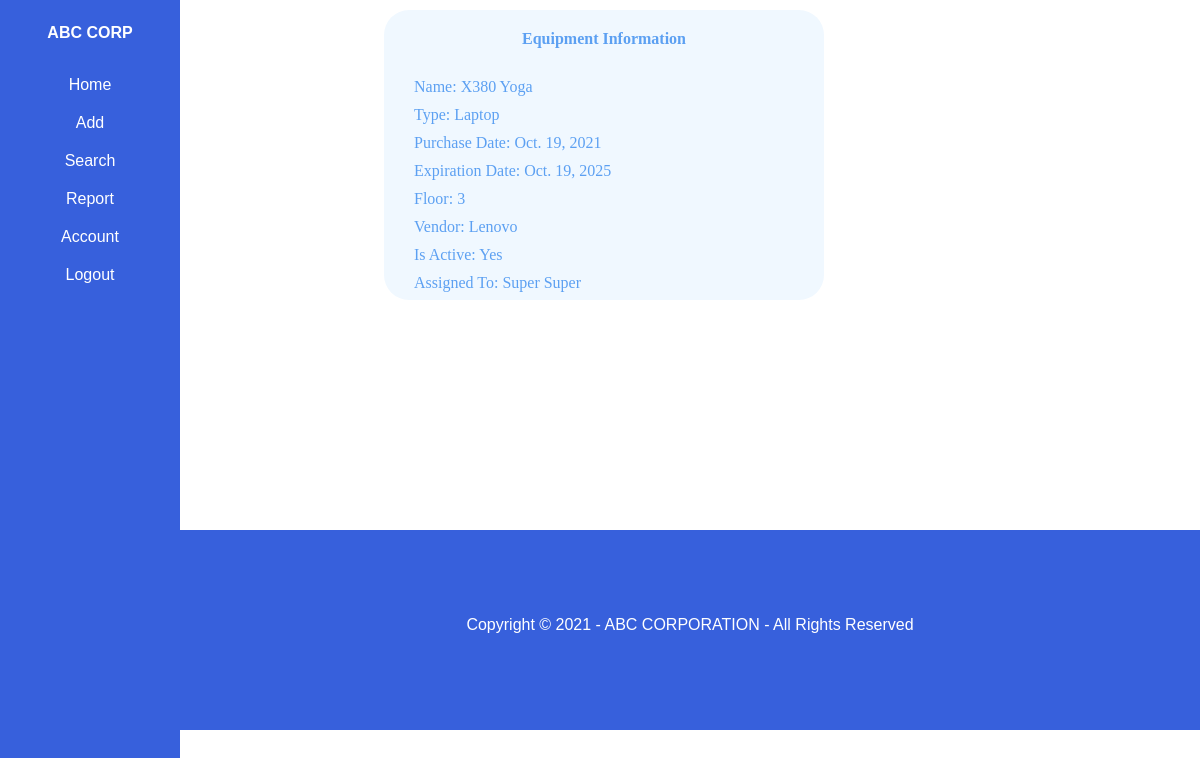
The page /displayEquipment/1 (signed in) on the database its author committed.
### ABC_INVENTORY/models.py (models this page shows, shortened)
class Equipment(models.Model):
    TYPES = (
			('Laptop', 'Laptop'),
			('Desktop', 'Desktop'),
            ('Server', 'Server'),
			('Printer', 'Printer'),
            ('Mobile Device', 'Mobile Device')
			)
    name = models.CharField(max_length=150, null=True)
    assignedTo = models.ForeignKey(User, null=True, on_delete=models.CASCADE)
    officeLocation = models.ForeignKey(Location, null=True, on_delete=models.CASCADE)
    vendor = models.ForeignKey(Vendor, null=True, on_delete=models.CASCADE)
    equipmentType = models.CharField(max_length=200, null=True, choices=TYPES)
    purchaseDate = models.DateField(null=True)
    expirationDate = models.DateField(null=True)
    floor = models.CharField(max_length=100, null=True)
    is_active = models.BooleanField(default=True)

class Vendor(models.Model):
    name = models.CharField(max_length=150, null=True)
    address = models.CharField(max_length=200, null=True)
    email = models.EmailField(gettext_lazy('email address'),unique=False)
    phone = models.CharField(max_length=25, null=True)
    is_active = models.BooleanField(default=True)
    def __str__(self):
        return self.name

class User(AbstractBaseUser, PermissionsMixin):
    firstName = models.CharField(max_length=150, null=True)
    lastName = models.CharField(max_length=150, null=True)
    email = models.EmailField(gettext_lazy('email address'),unique=True)
    phone = models.CharField(max_length=25, null=True)
    address = models.CharField(max_length=150, null=True)
    officeLocation = models.ForeignKey(Location, null=True, on_delete=models.CASCADE)
    is_active = models.BooleanField(default=True)
    is_staff = models.BooleanField(default=True)
    is_admin = models.BooleanField(default=False)
    objects = CustomAccountManager()
    USERNAME_FIELD = 'email'
    REQUIRED_FIELDS = ['firstName','lastName']
    def __str__(self):
        return str(self.firstName)+' '+str(self.lastName)

### ABC_INVENTORY/views.py (the view)
# urls.py: path('displayEquipment/<int:equipmentId>', views.displayEquipment, name="displayEquipment"),
def displayEquipment(request, equipmentId):
    e = Equipment.objects.get(id=equipmentId)
    date = datetime.date.today()
    navigationPage = 'usernav.html'
    if request.user.is_admin:
        navigationPage = 'adminnav.html'
    context = {'equipment':e, 'navigationPage' : navigationPage, 'date': date}
    return render(request, 'displayEquipment.html', context)

### ABC_INVENTORY/templates/displayEquipment.html (shortened to what this page needs)
{% extends navigationPage %}
{% load static %}
{% block content %}
    <!DOCTYPE html>
        <head>
            <link rel="stylesheet" type="text/css" href="{% static '/css/display.css' %}">
        </head>
        <body>
          <div class="container1">
            <div class="row justify-content-center">
              <div class="col-12 col-sm-6 col-md-3">
                <div class="box">
                  <div class="user-heading">
                    Equipment Information
                  </div>
                  <div class="info">
                      <div class="user-info" id="name">Name: {{equipment.name}}</div>
                      <div class="user-info" id="type">Type: {{equipment.equipmentType}}</div>
                      <div class="user-info" id="purchaseDate">Purchase Date: {{equipment.purchaseDate}}</div>
                      <div class="user-info" id="expiration">Expiration Date: {{equipment.expirationDate}}</div>
                      <div class="user-info" id="floor">Floor: {{equipment.floor}}</div>
                      <div class="user-info" id="phone">Vendor: {{equipment.vendor}}</div>
                      {% if equipment.is_active %}
                        <div class="user-info" id="is_active">Is Active: Yes</div>
                      {% else %}
                        <div class="user-info" id="is_active">Is Active: No</div>
                      {% endif %}
                      <div class="user-info" id="phone">Assigned To: {{equipment.assignedTo}}</div>
                  </div>
              </div>
            </div>
          </div>
        </body>
        <footer class="footer">
            <div id="footer-text">
                <p>Copyright &copy; {{date.year}} - ABC CORPORATION - All Rights Reserved</p>
            </div>
        </footer>
    </html>
{% endblock %}

### static/css/navigation.css (style rules this page uses)
body { margin: 0; }

### static/css/display.css (style rules this page uses)
.footer { margin-top: 230px; background-color: rgb(55, 96, 220); height: 200px; }
#footer-text { font-family: Verdana, Helvetica, sans-serif; color: white; text-align: center; padding-top: 70px; }
.box { background-color: #f0f8ff; width: 400px; height: 250px; padding: 20px; border-radius: 25px; bottom: 10px; margin-left: 20%; }
.user-heading { margin: auto; text-align: center; font-family: Georgia; color: #5ca0f2; font-weight: bold; border-radius: 25px; }
.user-info { margin: auto; text-align: left; margin-left: 10px; font-family: Georgia; color: #5ca0f2; margin-top: 10px; }
.info { margin-top: 30px; }
.container1 { margin-left: 15%; padding-top: 10px; }

### rows shown on the page
Equipment: name "X380 Yoga", equipmentType "Laptop", purchaseDate "Oct. 19, 2021", expirationDate "Oct. 19, 2025", floor "3", vendor "Lenovo", assignedTo "Super Super"
